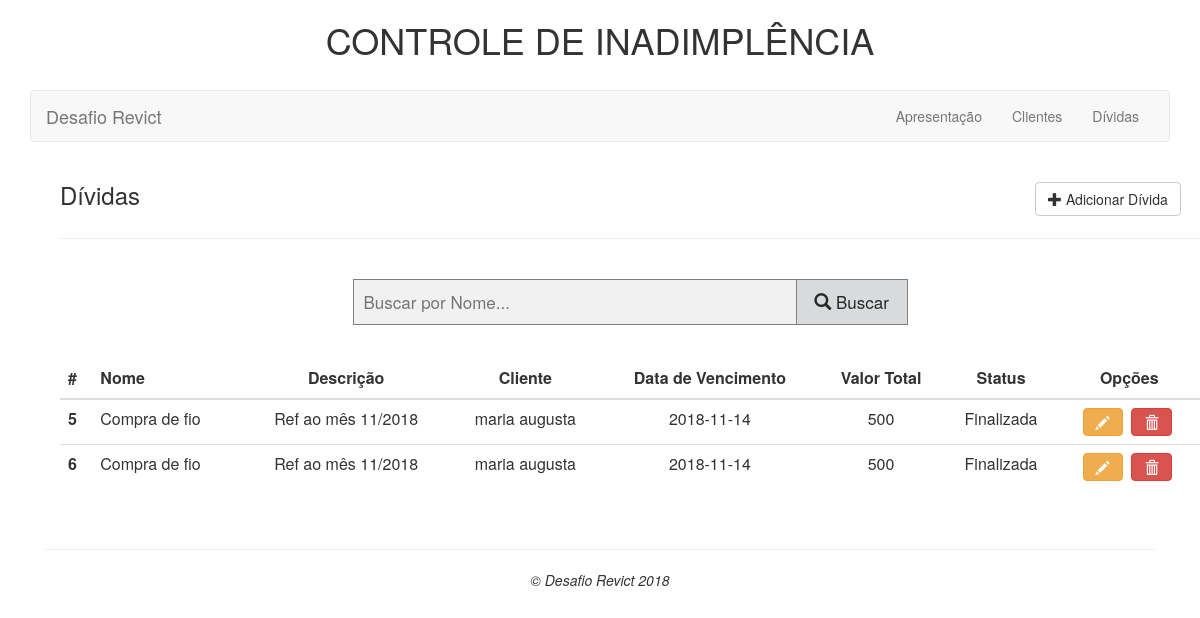
Screenshot of /divida/index with the database file from the repository.
### tables this page shows
CREATE TABLE IF NOT EXISTS `dividas` (
  `id` int(11) NOT NULL,
  `nome` varchar(100) NOT NULL,
  `descricao` varchar(255) DEFAULT NULL,
  `valor_total` decimal(10,0) NOT NULL,
  `data_vencimento` date NOT NULL,
  `status` enum('Pendente','Inadimplente','Finalizada') NOT NULL,
  `cliente_id` int(11) NOT NULL,
  `created_at` timestamp NULL DEFAULT CURRENT_TIMESTAMP,
  `updated_at` timestamp NULL DEFAULT CURRENT_TIMESTAMP ON UPDATE CURRENT_TIMESTAMP
);

CREATE TABLE IF NOT EXISTS `clientes` (
  `id` int(11) NOT NULL,
  `nome` varchar(255) NOT NULL,
  `sobrenome` varchar(255) NOT NULL,
  `cpf` varchar(255) NOT NULL,
  `created_at` timestamp NULL DEFAULT CURRENT_TIMESTAMP,
  `updated_at` timestamp NULL DEFAULT CURRENT_TIMESTAMP ON UPDATE CURRENT_TIMESTAMP
);

### controllers/divida.php (called while the page is built, shortened)
<?php
require_once ('../models/divida.php');
require_once ('../daos/divida.php');
class DividaController extends Controller{
  private $DividaDAO;
  public function __construct(){
    $this->DividaDAO = new DividaDAO();
  }
  public function index(){
    $clientes = $this->DividaDAO->getAllDividas();
    $this->view('index');
  }
}
?>

### dispatcher.php (called while the page is built, shortened)
<?php
class Dispatcher
{
    public function dispatch(){
        $this->request = new Request();
        $controller = $this->loadController();
        call_user_func_array([$controller, $this->request->action], $this->request->params);
    }
    public function loadController(){
        $controller = new $name();
        return $controller;
    }
}
?>

### public_html/index.php (called while the page is built, shortened)
<?php
require(ROOT.'dispatcher.php');
$dispatcher = new Dispatcher();
$dispatcher->dispatch();
?>

### daos/database.php (called while the page is built, shortened)
<?php
class Database {
  private static $host = "localhost";
  private static $username = "root";
  private static $password = "";
  private static $database = "desafiorevict";
  private static $conexao = null;
  public static function getConexao(){
    if (is_null(self::$conexao)){
      self::$conexao = new PDO("mysql:host=".self::$host.";dbname=".self::$database
                               .";charset=utf8", self::$username, self::$password,
                               array(PDO::MYSQL_ATTR_INIT_COMMAND => "SET NAMES 'utf8'"));
    }
    return self::$conexao;
  }
}
?>

### daos/divida.php (called while the page is built, shortened)
<?php
require_once "database.php";
require_once "cliente.php";
require_once "../models/cliente.php";
class DividaDAO{
  private function getClienteOfDivida($cliente_id){
    $sql = "SELECT * FROM clientes WHERE id =" . $cliente_id;
    $stmt = Database::getConexao()->prepare($sql);
    $stmt->setFetchMode(PDO::FETCH_CLASS, 'Cliente');
    $stmt->execute();
    return $stmt->fetch();
  }
  public function getAllDividas(){
    $sql = "SELECT * FROM dividas";
    $stmt = Database::getConexao()->prepare($sql);
    $stmt->setFetchMode(PDO::FETCH_CLASS, 'Divida');
    $stmt->execute();
    $dividas = $stmt->fetchAll();
    foreach($dividas as $divida){
        $cliente = $this->getClienteOfDivida($divida->getClienteId());
    }
    return $dividas;
  }
}
?>

### models/divida.php (called while the page is built, shortened)
<?php
class Divida {
  private $id;
  private $nome;
  private $descricao;
  private $valor_total;
  private $data_vencimento;
  private $status;
  private $cliente;
  private $cliente_id;
  public function getId(){
    return $this->id;
  }
  public function getNome(){
    return $this->nome;
  }
  public function getDescricao(){
    return $this->descricao;
  }
  public function getValorTotal(){
    return $this->valor_total;
  }
  public function getDataVencimento(){
    return $this->data_vencimento;
  }
  public function getStatus(){
    return $this->status;
  }
  public function getCliente(){
    return $this->cliente;
  }
  public function getClienteId(){
    return $this->cliente_id;
  }
  public function setCliente(Cliente $cliente){
    $this->cliente = $cliente;
  }
}
?>

### models/cliente.php (called while the page is built, shortened)
<?php
class Cliente {
  private $nome;
  private $sobrenome;
  public function getNome(){
    return $this->nome;
  }
  public function getSobrenome(){
    return $this->sobrenome;
  }
}
?>

### views/divida/index.php (the view)
<div class="container">
  <div class="row">
    <div class="col-md-12">
      <div class="row">
        <div class="col-md-10">
            <h3>Dívidas</h3>
        </div>
        <div class="col-md-2">
          <br>
          <a href="<?= BASE_URL ?>divida/register" class="btn btn-default">
            <span class="glyphicon glyphicon-plus"></span> Adicionar Dívida
          </a>&nbsp;
        </div>
      </div>
      <hr>
      <br>
      <div class="row">
        <div class="col-md-6 col-md-offset-3">
          <form class="example" method="post" action="<?= BASE_URL ?>divida/search">
            <input type="text" placeholder="Buscar por Nome..." name="name">
            <button type="submit"><i class="glyphicon glyphicon-search"></i> Buscar</button>
          </form><br>
        </div>
      </div>
      <table class="table">
        <thead>
          <tr>
            <th scope="col">#</th>
            <th scope="col">Nome</th>
            <th scope="col" class="text-center">Descrição</th>
            <th scope="col" class="text-center">Cliente</th>
            <th scope="col" class="text-center">Data de Vencimento</th>
            <th scope="col" class="text-center">Valor Total</th>
            <th scope="col" class="text-center">Status</th>
            <th scope="col" class="text-center">Opções</th>
          </tr>
        </thead>
        <tbody>
          <?php if(isset($dividas)){  ?>
             <?php foreach($dividas as $divida):  ?>
            <tr>
              <th scope="row"><?= $divida->getId() ?></th>
              <td><?= $divida->getNome() ?></td>
              <td class="text-center"><?= $divida->getDescricao() ?></td>
              <td class="text-center"><?= $divida->getCliente()->getNome()." ".$divida->getCliente()->getSobrenome()  ?></td>
              <td class="text-center"><?= $divida->getDataVencimento() ?></td>
              <td class="text-center"><?= $divida->getValorTotal() ?></td>
              <td class="text-center"><?= $divida->getStatus() ?></td>
              <td class="text-center">
              <a href="<?= BASE_URL ?>divida/edit/<?= $divida->getId() ?>" class="btn btn-warning">
                <span class="glyphicon glyphicon-pencil"></span>
              </a>&nbsp;
              <a href="<?= BASE_URL ?>divida/remove/<?= $divida->getId() ?>" class="btn btn-danger">
                <span class="glyphicon glyphicon-trash"></span>
              </a>&nbsp;
              </td>
            </tr>
             <?php endforeach;
                }else{ ?>
                <tr>
                <td class="col-xs-12 text-center" colspan="8">Não foram encontrados resultados para a sua busca...</td>
                </tr>
            <?php } ?>
        </tbody>
      </table>
    </div>
  </div>
</div>

### assets/css/style.css (style rules this page uses)
* { box-sizing: border-box; }
form.example input[type=text] { padding: 10px; font-size: 17px; border: 1px solid grey; float: left; width: 80%; background: #f1f1f1; }
form.example button { float: left; width: 20%; padding: 10px; background: rgb(217, 218, 219); color: rgb(39, 41, 41); font-size: 17px; border: 1px solid grey; border-left: none; cursor: pointer; }
form.example::after { content: ""; clear: both; display: table; }

### rows the page displays
dividas: id "5", nome "Compra de fio", descricao "Ref ao mês 11/2018", cliente.nome "maria", cliente.sobrenome "augusta", data_vencimento "2018-11-14", valor_total "500", status "Finalizada"
dividas: id "6", nome "Compra de fio", descricao "Ref ao mês 11/2018", cliente.nome "maria", cliente.sobrenome "augusta", data_vencimento "2018-11-14", valor_total "500", status "Finalizada"
